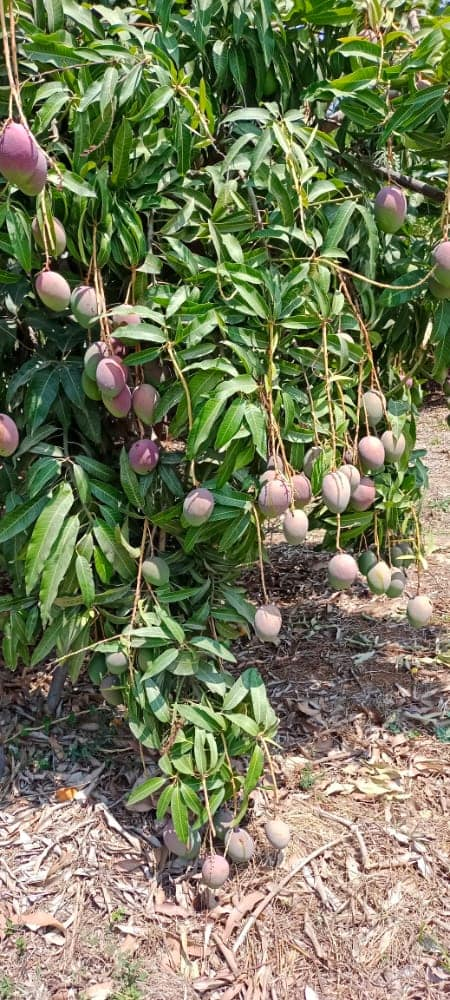
#> input picture Dataset mango/Figura_1.jpg, 450 x 1000 px; its folder holds only this picture in this run
$ python mango_etiqueta.py
#> lines starting #> are read from the running program, lines starting #| are printed output that depends on the picture
import os
import cv2
import numpy as np

# Definir las rutas de los conjuntos de datos de entrenamiento y prueba
train_dir = "./Dataset mango/train"
test_dir = "./Dataset mango/test1"

# Crear los directorios de entrenamiento y prueba
os.makedirs(train_dir, exist_ok=True)
os.makedirs(test_dir, exist_ok=True)

# Definir el tamaño al que redimensionar las imágenes (por ejemplo, 128x128)
image_size = (128, 128)

# Cargar las imágenes y convertirlas a RGB
images = []
for i in range(1, 51):
    img_path = os.path.join("./Dataset mango", f"Figura_{i}.jpg")
    if os.path.exists(img_path):
        img = cv2.imread(img_path)
#> img is the input picture: shape (1000, 450, 3); mean B, G, R 90.4, 122, 117.3
        if img is not None:
            img_rgb = cv2.cvtColor(img, cv2.COLOR_BGR2RGB)  # Convierte a RGB
            img_resized = cv2.resize(img_rgb, image_size)  # Redimensiona la imagen
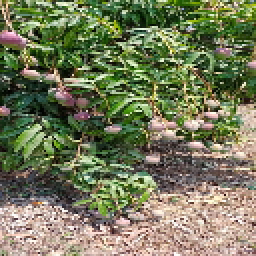
#> img_resized: shape (128, 128, 3) (shown 2 times larger); mean R, G, B 117.2, 121.9, 90.4
            images.append(img_resized)
        else:
            print(f"Error al cargar la imagen {img_path}")
    else:
        print(f"La imagen {img_path} no existe.")

# Etiquetar las imágenes del conjunto de entrenamiento
train_images = images[:40]  # Las primeras 40 imágenes para entrenamiento
train_labels = []
for i in range(40):
    if i % 2 == 0:
        train_labels.append("verde")
    else:
        train_labels.append("maduro")

# Etiquetar las imágenes del conjunto de prueba
test_images = images[40:]  # Las últimas 10 imágenes para prueba
test_labels = []
for i in range(10):
    if i % 2 == 0:
        test_labels.append("verde")
    else:
        test_labels.append("maduro")

# Guardar los datos de entrenamiento y prueba
np.save(os.path.join(train_dir, "images.npy"), train_images)
np.save(os.path.join(train_dir, "labels.npy"), train_labels)
np.save(os.path.join(test_dir, "images.npy"), test_images)
np.save(os.path.join(test_dir, "labels.npy"), test_labels)
